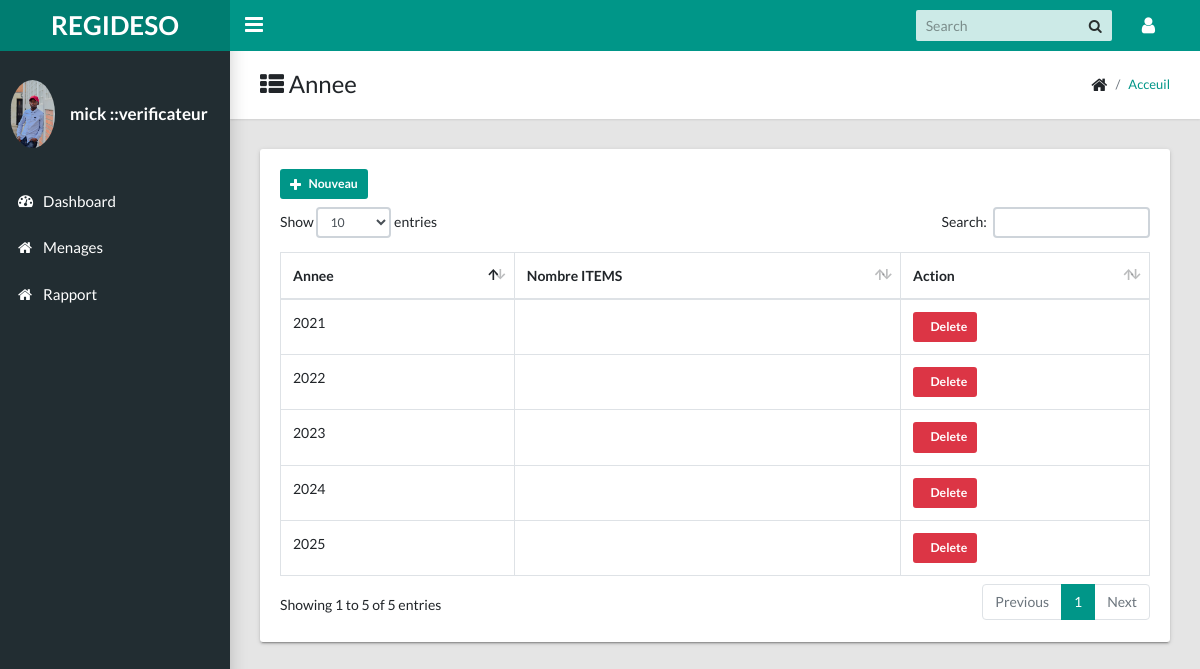
The app's page /admin/annee.php (signed in) with its own data.
### tables this page shows
CREATE TABLE `t_agent` (
  `IdAgent` int(11) NOT NULL,
  `NomAgent` varchar(20) NOT NULL,
  `PostnomAgent` varchar(20) NOT NULL,
  `PrenomAgent` varchar(20) NOT NULL,
  `QuartierAgent` int(11) NOT NULL,
  `TelephoneAgent` int(11) NOT NULL,
  `DateNaissance` date NOT NULL,
  `Username` varchar(15) NOT NULL,
  `Password` varchar(255) NOT NULL,
  `Photo` text NOT NULL,
  `CodeFonction` int(11) NOT NULL
);

CREATE TABLE `t_fonction` (
  `CodeFonction` int(11) NOT NULL,
  `Fonction` varchar(50) NOT NULL
);

CREATE TABLE `t_annee` (
  `CodeAnnee` int(11) NOT NULL,
  `Annee` int(11) NOT NULL
);

### admin/includes/sessionconnected.php (called while the page is built, shortened)
<?php
	include 'conn.php';
	$conn = $pdo->open();
	$stmt = $conn->prepare("SELECT * FROM t_agent
							INNER JOIN t_fonction
							ON t_agent.CodeFonction=t_fonction.CodeFonction
							 WHERE IdAgent=:code");
	$stmt->execute(['code'=>$_SESSION['ConnectAgent']]);
	$user = $stmt->fetch();
?>

### admin/annee.php (the view, shortened to what this page needs)
<?php
include("includes/sessionconnected.php");
include("includes/head.php");
include("includes/navbar_menubar.php");
?>
<main class="app-content">
      <div class="app-title">
        <div>
          <h1><i class="fa fa-th-list"></i> Annee</h1>
        </div>
        <ul class="app-breadcrumb breadcrumb side">
          <li class="breadcrumb-item"><i class="fa fa-home fa-lg"></i></li>
          <li class="breadcrumb-item active"><a href="hpme.php">Acceuil</a></li>
        </ul>
      </div>
      <div class="row">
        <div class="col-md-12">
          <div class="tile">
                <div class="box-header with-border" style="margin-bottom: 8px;">
                    <a href="#addannee" data-toggle="modal" class="btn btn-primary btn-sm btn-flat"><i class="fa fa-plus"></i> Nouveau</a>
                </div>
            <div class="tile-body">
              <div class="table-responsive">
                <table class="table table-hover table-bordered" id="sampleTable">
                  <thead>
                    <tr>
                      <th>Annee</th>
                      <th>Nombre ITEMS</th>
                      <th>Action</th>
                    </tr>
                  </thead>
                  <tbody>
                        <?php
                            $conn = $pdo->open();
                            try{
                            $stmt = $conn->prepare("SELECT * FROM t_annee ORDER BY Annee DESC");
                            $stmt->execute();
                            foreach($stmt as $annee){
                                echo "
                                <tr>
                                    <td>".$annee['Annee']."</td>
                                    <td></td>
                                    <td>
                                        <a href='#' class='btn btn-danger btn-sm btn-flat'><i class='fa fa-delete'></i> Delete</a>
                                    </td>
                                </tr>
                                ";
                            }
                            }
                            catch(PDOException $e){
                            echo $e->getMessage();
                            }
                        ?>
                  </tbody>
                </table>
              </div>
            </div>
          </div>
        </div>
      </div>
    </main>
    <?php
    include("includes/script.php");
    ?>

### admin/includes/navbar_menubar.php (shortened to what this page needs)
<?php
$id = $_SESSION['privilege'];
?>
<body class="app sidebar-mini">
    <header class="app-header"><a class="app-header__logo" href="home.php" style="font-weight: bold;">REGIDESO</a>
      <a class="app-sidebar__toggle" href="#" data-toggle="sidebar" aria-label="Hide Sidebar"></a>
      <ul class="app-nav">
        <li class="app-search">
          <input class="app-search__input" type="search" placeholder="Search">
          <button class="app-search__button"><i class="fa fa-search"></i></button>
        </li>
        <li class="dropdown"><a class="app-nav__item" href="#" data-toggle="dropdown" aria-label="Open Profile Menu"><i class="fa fa-user fa-lg"></i></a>
        </li>
      </ul>
    </header>
    <aside class="app-sidebar">
      <div class="app-sidebar__user"><img class="app-sidebar__user-avatar" src="<?php echo (!empty($user['Photo'])) ? 'images/images_db/'.$user['Photo'] : 'images/user.png'; ?>" alt="User Image" style="width: 100%; max-width: 45px; height: auto;">
        <div>
          <p class="app-sidebar__user-name" style="text-transform: lowercase; font-weight: bold;"><?php echo $user['Username'].'  ::'.$user['Fonction']; ?></p>
        </div>
      </div>
      <ul class="app-menu">
        <li><a class="app-menu__item" href="home.php"><i class="app-menu__icon fa fa-dashboard"></i><span class="app-menu__label">Dashboard</span></a></li>
        <?php
        if($id == 1 || $id==3)
        {
          ?>
          <li><a class="app-menu__item" href="menage.php"><i class="app-menu__icon fa fa-home"></i><span class="app-menu__label">Menages</span></a></li>
          <?php
        }
        ?>
        <li><a class="app-menu__item" href="rapport.php"><i class="app-menu__icon fa fa-home"></i><span class="app-menu__label">Rapport</span></a></li>
      </ul>
    </aside>

### records on screen
t_agent: Photo (picture), Username "mick", CodeFonction.Fonction "verificateur"
t_annee: Annee "2025"
t_annee: Annee "2024"
t_annee: Annee "2023"
t_annee: Annee "2022"
t_annee: Annee "2021"
